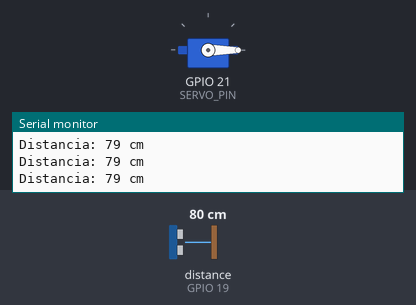
Recording of a sketch running on a simulated ESP32. On the bench: servo, the last lines printed to the serial monitor. Wiring (from diagram.json): ultrasonic range finder: trigger GPIO 18; echo GPIO 19. The test bench sets the inputs (shaded band); at power-on: distance to the obstacle (sensor on GPIO 19) 80 cm. The echo pulse lasts 58.3 µs per cm; WiFi joins after 1.5 s; servers stay silent unless stated; no MQTT or app messages arrive unless stated.

Above: at 2.7 s.
2.8 s: distance to the obstacle (sensor on GPIO 19) set to 22 cm
4.3 s: distance to the obstacle (sensor on GPIO 19) set to 18 cm
At 5.3 s:
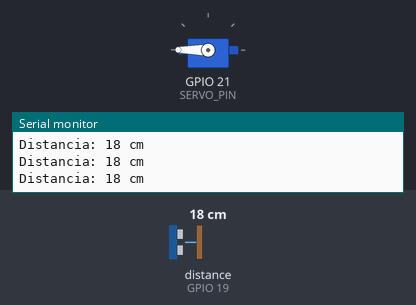
Timing chart, 0 to 11.1 s (numbered marks = the images above; inputs shaded):
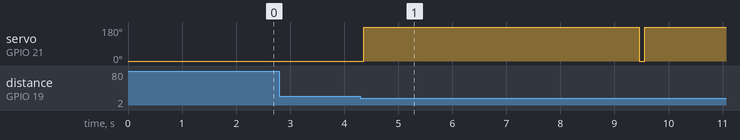

The sketch:

sketch.ino
```cpp
#include <WiFi.h>
#include <PubSubClient.h>
#include <ESP32Servo.h>

// Configurações de Wi-Fi e MQTT
const char* ssid = "Wokwi-GUEST";
const char* password = "";
const char* mqtt_server = "broker.hivemq.com";

// Definição dos Pinos
const int TRIG_PIN = 18;
const int ECHO_PIN = 19;
const int SERVO_PIN = 21;

Servo myservo;
WiFiClient espClient;
PubSubClient client(espClient);
unsigned long lastMsg = 0;
unsigned long lastTampaOpen = 0;
bool tampaAberta = false;

void setup() {
  Serial.begin(115200);
  pinMode(TRIG_PIN, OUTPUT);
  pinMode(ECHO_PIN, INPUT);

  myservo.attach(SERVO_PIN);
  myservo.write(0);

  setup_wifi();
  client.setServer(mqtt_server, 1883);
}

void setup_wifi() {
  delay(10);
  Serial.println();
  Serial.print("Conectando-se ao WiFi...");
  WiFi.begin(ssid, password);
  while (WiFi.status() != WL_CONNECTED) {
    delay(500);
    Serial.print(".");
  }
  Serial.println("\nWiFi conectado!");
  Serial.print("IP address: ");
  Serial.println(WiFi.localIP());
}

void reconnect() {
  while (!client.connected()) {
    Serial.print("Tentando conexão MQTT com broker HiveMQ...");
    if (client.connect("ESP32_Allan_RA10443092")) {
      Serial.println(" CONECTADO com sucesso!");
      // Publica status inicial
      client.publish("lixeira/status", "Sistema Iniciado");
      client.publish("lixeira/nivel", "0%");
    } else {
      Serial.print(" Falhou, rc=");
      Serial.print(client.state());
      Serial.println(" tentando novamente em 5 segundos");
      delay(5000);
    }
  }
}

long lerDistancia() {
  digitalWrite(TRIG_PIN, LOW);
  delayMicroseconds(2);
  digitalWrite(TRIG_PIN, HIGH);
  delayMicroseconds(10);
  digitalWrite(TRIG_PIN, LOW);
  long duracao = pulseIn(ECHO_PIN, HIGH, 30000); // Timeout de 30ms
  if (duracao == 0) return 999; // Retorna valor inválido se sem eco
  return (duracao * 0.0343) / 2;
}

void loop() {
  if (!client.connected()) {
    reconnect();
  }
  client.loop();

  long distancia = lerDistancia();

  // Exibe distância no monitor serial
  if (distancia < 200 && distancia > 0) {
    Serial.print("Distancia: ");
    Serial.print(distancia);
    Serial.println(" cm");
  }

  // Controle da tampa SEM bloquear o loop
  if (distancia < 20 && distancia > 0 && !tampaAberta) {
    Serial.println("*** OBJETO DETECTADO - ABRINDO TAMPA ***");
    myservo.write(180);
    tampaAberta = true;
    lastTampaOpen = millis();

    // Publica status via MQTT
    if (client.publish("lixeira/status", "Aberta")) {
      Serial.println("MQTT: Status 'Aberta' publicado com sucesso!");
    } else {
      Serial.println("MQTT: Falha ao publicar 'Aberta'");
    }
  }

  // Fecha a tampa após 5 segundos
  if (tampaAberta && (millis() - lastTampaOpen > 5000)) {
    Serial.println("*** FECHANDO TAMPA ***");
    myservo.write(0);
    tampaAberta = false;

    if (client.publish("lixeira/status", "Fechada")) {
      Serial.println("MQTT: Status 'Fechada' publicado com sucesso!");
    } else {
      Serial.println("MQTT: Falha ao publicar 'Fechada'");
    }
  }

  // Publicação do nível de preenchimento a cada 30 segundos
  unsigned long agora = millis();
  if (agora - lastMsg > 30000) {
    lastMsg = agora;

    int nivel;
    if (distancia <= 2) {
      nivel = 100;
    } else if (distancia >= 50) {
      nivel = 0;
    } else {
      nivel = map(distancia, 2, 50, 100, 0);
    }

    char msg[10];
    sprintf(msg, "%d%%", nivel);
    Serial.print("Enviando nivel via MQTT: ");
    Serial.print(msg);

    if (client.publish("lixeira/nivel", msg)) {
      Serial.println(" - ENVIADO COM SUCESSO!");
    } else {
      Serial.println(" - FALHA NO ENVIO!");
    }
  }

  delay(100); // Delay reduzido para não travar o sistema
}
```

Measured:
- the behaviour switches between 21 and 20 cm on distance to the obstacle (sensor on GPIO 19) (found by bisection; images 0 and 1)
- after the input at 4.3 s, servo on GPIO 21 (SERVO_PIN): 0° → 180° after 0.06 s, → 0° 5.1 s later, → 180° 0.10 s later
